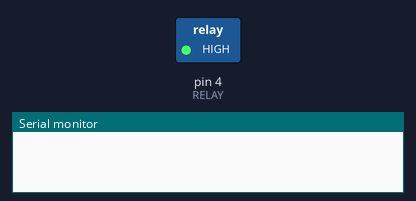
Recording of a sketch running on a simulated Arduino Uno, built with avr-gcc and run on an emulated ATmega328P. Shown: switched loads named in the sketch (green lamp = pin HIGH), the last lines printed to the serial monitor.

Above: at 1.5 s.
At 10.5 s:
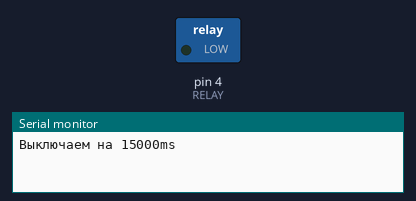
Timing chart, 0 to 23.4 s (numbered marks = the images above):
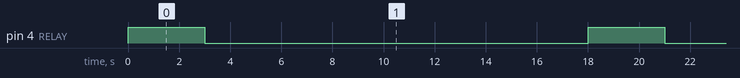

Measured:
- by itself, pin 4 (RELAY): alternates HIGH for 3.0 s and LOW for 15.0 s

The sketch:

timer_millis.ino
```cpp
#define RELAY 4 //пин, к которому подключена релюшка
boolean RELAYstate = true;
unsigned long previousMillis;
unsigned long currentMillis;
const unsigned int onTime = 3000; //вводим время полива в ms
const unsigned int offTime = 15000; // вводим время без полива в ms))
int interval = onTime;
void setup(){
  Serial.begin(115200);
  pinMode(RELAY,OUTPUT);
  digitalWrite(RELAY, LOW);
}
void loop(){
  digitalWrite(RELAY, RELAYstate);
  currentMillis = millis();
  if ((unsigned long)(currentMillis - previousMillis) >= interval){
    if (RELAYstate) {
      interval = offTime;
      Serial.println();
      Serial.println("Выключаем на " + String(offTime) + "ms");
    } else {
      interval = onTime;
      Serial.println();
      Serial.println("Включаем на " + String(onTime) + "ms");
    }
    RELAYstate = !(RELAYstate);
    previousMillis = currentMillis;
  }
}
```
